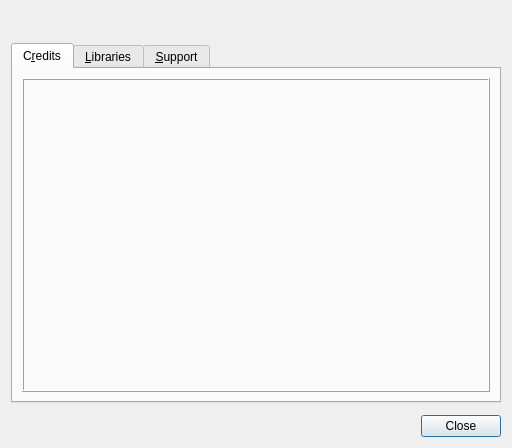
<?xml version="1.0" encoding="UTF-8"?>
<ui version="4.0">
 <class>AboutDialog</class>
 <widget class="QDialog" name="AboutDialog">
  <property name="geometry">
   <rect>
    <x>0</x>
    <y>0</y>
    <width>512</width>
    <height>448</height>
   </rect>
  </property>
  <property name="windowTitle">
   <string>About RVT-H Tool</string>
  </property>
  <layout class="QVBoxLayout" name="vboxDialog">
   <property name="spacing">
    <number>12</number>
   </property>
   <item>
    <layout class="QHBoxLayout" name="hboxPrgTitle">
     <item>
      <spacer name="hspcTitle1">
       <property name="orientation">
        <enum>Qt::Horizontal</enum>
       </property>
       <property name="sizeHint" stdset="0">
        <size>
         <width>40</width>
         <height>20</height>
        </size>
       </property>
      </spacer>
     </item>
     <item>
      <widget class="QLabel" name="lblLogo">
       <property name="sizePolicy">
        <sizepolicy hsizetype="Minimum" vsizetype="Minimum">
         <horstretch>0</horstretch>
         <verstretch>0</verstretch>
        </sizepolicy>
       </property>
       <property name="pixmap">
        <pixmap resource="../resources/hw/hw.qrc">:/hw/128x128/rvth.png</pixmap>
       </property>
       <property name="alignment">
        <set>Qt::AlignCenter</set>
       </property>
      </widget>
     </item>
     <item>
      <widget class="QLabel" name="lblTitle">
       <property name="textFormat">
        <enum>Qt::RichText</enum>
       </property>
       <property name="alignment">
        <set>Qt::AlignCenter</set>
       </property>
       <property name="textInteractionFlags">
        <set>Qt::LinksAccessibleByKeyboard|Qt::LinksAccessibleByMouse|Qt::TextBrowserInteraction|Qt::TextSelectableByKeyboard|Qt::TextSelectableByMouse</set>
       </property>
      </widget>
     </item>
     <item>
      <spacer name="hspcTitle2">
       <property name="orientation">
        <enum>Qt::Horizontal</enum>
       </property>
       <property name="sizeHint" stdset="0">
        <size>
         <width>40</width>
         <height>20</height>
        </size>
       </property>
      </spacer>
     </item>
    </layout>
   </item>
   <item>
    <widget class="QTabWidget" name="tabWidget">
     <property name="currentIndex">
      <number>0</number>
     </property>
     <widget class="QWidget" name="tabCredits">
      <attribute name="title">
       <string>C&amp;redits</string>
      </attribute>
      <layout class="QVBoxLayout" name="vboxCreditsTab">
       <item>
        <widget class="QFrame" name="fraCredits">
         <property name="frameShape">
          <enum>QFrame::Box</enum>
         </property>
         <property name="frameShadow">
          <enum>QFrame::Raised</enum>
         </property>
         <layout class="QVBoxLayout" name="vboxCredits">
          <property name="leftMargin">
           <number>8</number>
          </property>
          <property name="topMargin">
           <number>8</number>
          </property>
          <property name="rightMargin">
           <number>8</number>
          </property>
          <property name="bottomMargin">
           <number>8</number>
          </property>
          <item>
           <widget class="QLabel" name="lblCredits">
            <property name="textFormat">
             <enum>Qt::RichText</enum>
            </property>
            <property name="alignment">
             <set>Qt::AlignLeading|Qt::AlignLeft|Qt::AlignTop</set>
            </property>
            <property name="wordWrap">
             <bool>true</bool>
            </property>
            <property name="openExternalLinks">
             <bool>true</bool>
            </property>
            <property name="textInteractionFlags">
             <set>Qt::LinksAccessibleByKeyboard|Qt::LinksAccessibleByMouse|Qt::TextBrowserInteraction|Qt::TextSelectableByKeyboard|Qt::TextSelectableByMouse</set>
            </property>
           </widget>
          </item>
         </layout>
        </widget>
       </item>
      </layout>
     </widget>
     <widget class="QWidget" name="tabLibraries">
      <attribute name="title">
       <string>&amp;Libraries</string>
      </attribute>
      <layout class="QVBoxLayout" name="vboxLibrariesTab">
       <item>
        <widget class="QFrame" name="fraLibraries">
         <property name="frameShape">
          <enum>QFrame::Box</enum>
         </property>
         <property name="frameShadow">
          <enum>QFrame::Raised</enum>
         </property>
         <layout class="QVBoxLayout" name="vboxLibraries">
          <property name="leftMargin">
           <number>8</number>
          </property>
          <property name="topMargin">
           <number>8</number>
          </property>
          <property name="rightMargin">
           <number>8</number>
          </property>
          <property name="bottomMargin">
           <number>8</number>
          </property>
          <item>
           <widget class="QLabel" name="lblLibraries">
            <property name="textFormat">
             <enum>Qt::RichText</enum>
            </property>
            <property name="alignment">
             <set>Qt::AlignLeading|Qt::AlignLeft|Qt::AlignTop</set>
            </property>
            <property name="openExternalLinks">
             <bool>true</bool>
            </property>
            <property name="textInteractionFlags">
             <set>Qt::LinksAccessibleByKeyboard|Qt::LinksAccessibleByMouse|Qt::TextBrowserInteraction|Qt::TextSelectableByKeyboard|Qt::TextSelectableByMouse</set>
            </property>
           </widget>
          </item>
         </layout>
        </widget>
       </item>
      </layout>
     </widget>
     <widget class="QWidget" name="tabSupport">
      <attribute name="title">
       <string>&amp;Support</string>
      </attribute>
      <layout class="QVBoxLayout" name="vboxSupportTab">
       <item>
        <widget class="QFrame" name="fraSupport">
         <property name="frameShape">
          <enum>QFrame::Box</enum>
         </property>
         <property name="frameShadow">
          <enum>QFrame::Raised</enum>
         </property>
         <layout class="QVBoxLayout" name="vboxSupport">
          <property name="leftMargin">
           <number>8</number>
          </property>
          <property name="topMargin">
           <number>8</number>
          </property>
          <property name="rightMargin">
           <number>8</number>
          </property>
          <property name="bottomMargin">
           <number>8</number>
          </property>
          <item>
           <widget class="QLabel" name="lblSupport">
            <property name="alignment">
             <set>Qt::AlignLeading|Qt::AlignLeft|Qt::AlignTop</set>
            </property>
            <property name="wordWrap">
             <bool>true</bool>
            </property>
            <property name="openExternalLinks">
             <bool>true</bool>
            </property>
            <property name="textInteractionFlags">
             <set>Qt::LinksAccessibleByKeyboard|Qt::LinksAccessibleByMouse|Qt::TextBrowserInteraction|Qt::TextSelectableByKeyboard|Qt::TextSelectableByMouse</set>
            </property>
           </widget>
          </item>
         </layout>
        </widget>
       </item>
      </layout>
     </widget>
    </widget>
   </item>
   <item>
    <widget class="QDialogButtonBox" name="buttonBox">
     <property name="orientation">
      <enum>Qt::Horizontal</enum>
     </property>
     <property name="standardButtons">
      <set>QDialogButtonBox::Close</set>
     </property>
    </widget>
   </item>
  </layout>
 </widget>
 <resources>
  <include location="../resources/hw/hw.qrc"/>
 </resources>
 <connections>
  <connection>
   <sender>buttonBox</sender>
   <signal>accepted()</signal>
   <receiver>AboutDialog</receiver>
   <slot>accept()</slot>
   <hints>
    <hint type="sourcelabel">
     <x>248</x>
     <y>254</y>
    </hint>
    <hint type="destinationlabel">
     <x>157</x>
     <y>274</y>
    </hint>
   </hints>
  </connection>
  <connection>
   <sender>buttonBox</sender>
   <signal>rejected()</signal>
   <receiver>AboutDialog</receiver>
   <slot>reject()</slot>
   <hints>
    <hint type="sourcelabel">
     <x>316</x>
     <y>260</y>
    </hint>
    <hint type="destinationlabel">
     <x>286</x>
     <y>274</y>
    </hint>
   </hints>
  </connection>
 </connections>
</ui>
